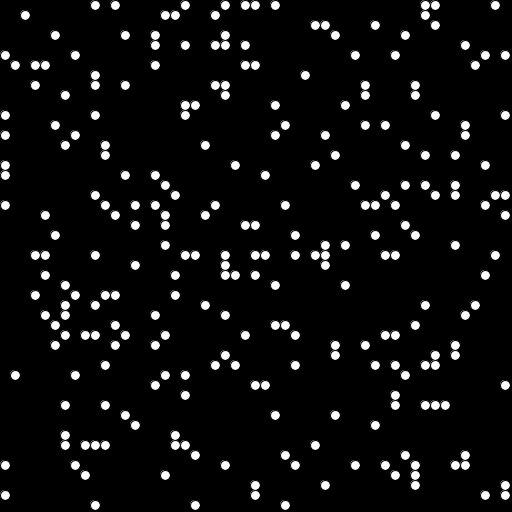
Frame 1 (no input)
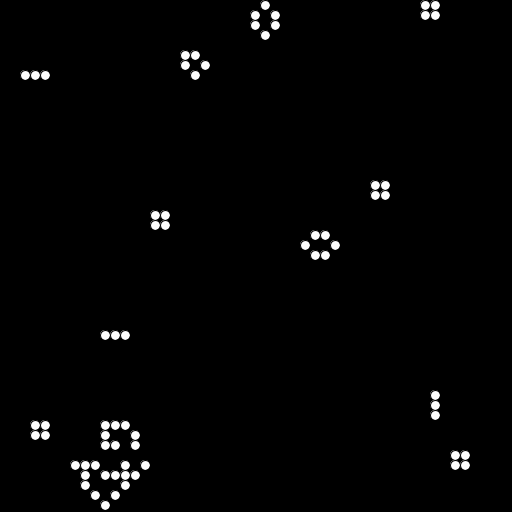
Frame 60 (the mouse pressed at the canvas centre just before this capture)
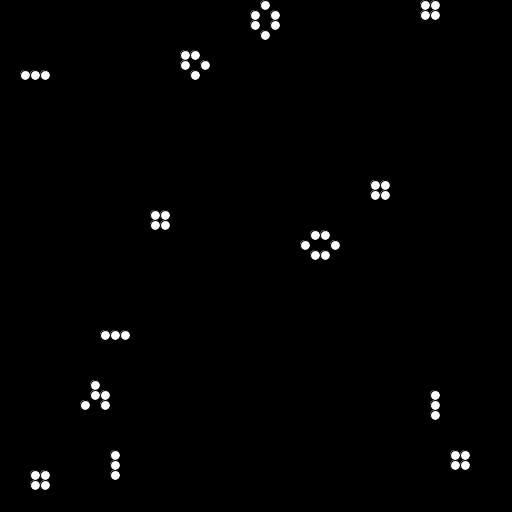
Frame 120 (the mouse held since frame 60 and released just before this capture)

The Processing sketch that drew these frames (run headless with seeded random() and noise(); from frame 60 on, the mouse is pressed at the canvas centre):

// Processing sketch: GameOfLife
// ── GameOfLife.pde
GameObject[][] gridCells;
GameObject[][] gridBuffer;
float cellSize = 10;
int numberOfColums;
int numberOfRows;
int fillPercentage = 10;


void setup() {
	
	size(512, 512);
	ellipseMode(LEFT);
	frameRate(4);

	numberOfColums = (int)Math.floor(width / cellSize);
	numberOfRows = (int)Math.floor(height / cellSize);

	gridCells = new GameObject[numberOfColums][numberOfRows];
	gridBuffer = new GameObject[numberOfColums][numberOfRows];

	for (int y = 0; y < numberOfRows; y++) {

		for (int x = 0; x < numberOfColums; x++) {

			gridCells[x][y] = new GameObject(x * cellSize, y * cellSize, cellSize);
			gridBuffer[x][y] = new GameObject(x * cellSize, y * cellSize, cellSize);


			if (random(0, 100) < fillPercentage) {
				gridCells[x][y].alive = true;
			}
		}
	}


}


void draw() {

	background(0);


	for (int y = 0; y < numberOfRows; y++) {

		for (int x = 0; x < numberOfColums; x++) {

			gridCells[x][y].draw();
		}
	}
	update();
}


void update() {

	for (int y = 0; y < numberOfRows; y++) {

		for (int x = 0; x < numberOfColums; x++) {

			gridBuffer[x][y].alive = checkNeighbours(x, y);
		}
	}

	for (int y = 0; y < numberOfRows; y++) {

		for (int x = 0; x < numberOfColums; x++) {

			gridCells[x][y].alive = gridBuffer[x][y].alive;
		}
	}
}

boolean checkNeighbours(int x, int y) {

	int neighbours = 0;

	/*for (int i = x - 1; i < x + 1; i++){

		for (int j = y - 1; j < y + 1; j++)*/
	for (int i = -1; i < 2; i++) {

		for (int j = -1; j < 2; j++){

			if (i == 0 && j == 0)
				continue;
			
			if (x + i < 0 || x + i >= gridCells.length || y + j < 0 || y + j >= gridCells[0].length)
				continue;

			if (gridCells[x + i][y + j].alive) {
				neighbours++;

				if (neighbours > 3)
					return false;
			}

		}
	}


//Any live cell with fewer than two live neighbors dies, as if caused by underpopulation.
//Any live cell with two or three live neighbors lives on to the next generation.
//Any live cell with more than three live neighbors dies, as if by overpopulation.
//Any dead cell with exactly three live neighbors becomes a live cell, as if by reproduction

	if (neighbours < 2)
		return false;
	
	if (neighbours == 3)
		return true;

	return gridCells[x][y].alive;


}
// ── GameObject.pde
public class GameObject {

	float x, y;
	float size;

	boolean alive = false;

	public GameObject(float x, float y, float size) {
		this.x = x;
		this.y = y;
		this.size = size;
	}


	void draw() {

		if (alive) {
			ellipse(x, y, size, size);
		}
	}
}
